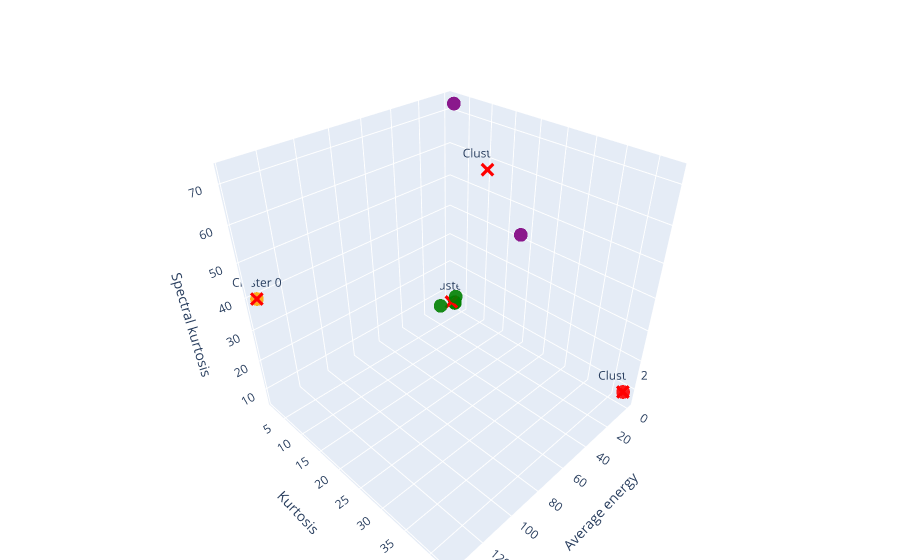
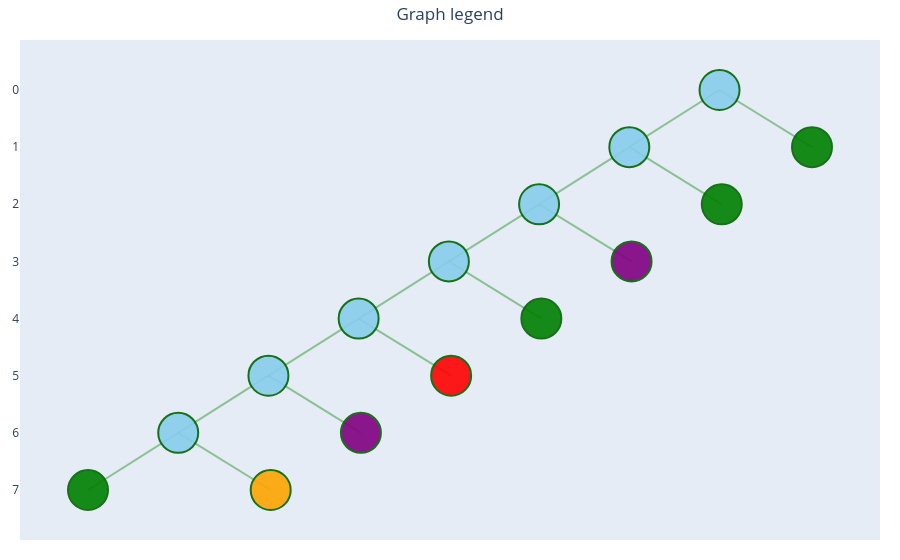

The notebook cell these images were saved under, in order:
### Markdown cell above
### Plotting

### Code cell
tr_obj.calc_frequencies(sampling_rate)

fig = plot.plotly_clustering(
    data_train, 
    centers_sorted,
    labels_sorted, 
    [classifying_metrics[i] for i in [0, 1, 2]],
    nodes=tr_obj.get_leaf_nodes(freq_threshold=freq_threshold)
)

tr_obj.plot_tree(
    node_size=40,
    node_colour=list(labels_sorted),
    freq_threshold=freq_threshold,
    show_frequency=True,
    use_plotly=True,
)

### Figure 1 — Plotly figure (JSON) as saved in the notebook; plotly's stock layout.template omitted (floating-point values rounded to 4 significant figures)
{"data": [{"hoverinfo": "skip", "marker": {"color": "red", "size": 5, "symbol": "x"}, "mode": "markers+text", "name": "Center Cluster 0", "text": ["Cluster 0"], "textposition": "top center", "type": "scatter3d", "x": [136.5], "y": [1.66], "z": [39.85]}, {"hoverinfo": "text", "hovertext": ["Node (l, n): (7, 1)<br>Freq range: 7.81e+05 – 1.56e+06"], "marker": {"color": "orange", "opacity": 0.9, "size": 8, "symbol": "circle"}, "mode": "markers", "name": "Cluster 0, Level 0", "showlegend": false, "type": "scatter3d", "x": [136.5], "y": [1.66], "z": [39.85]}, {"hoverinfo": "skip", "marker": {"color": "red", "size": 5, "symbol": "x"}, "mode": "markers+text", "name": "Center Cluster 1", "text": ["Cluster 1"], "textposition": "top center", "type": "scatter3d", "x": [3.223], "y": [3.014], "z": [7.517]}, {"hoverinfo": "text", "hovertext": ["Node (l, n): (1, 1)<br>Freq range: 5.00e+07 – 1.00e+08", "Node (l, n): (2, 1)<br>Freq range: 2.50e+07 – 5.00e+07", "Node (l, n): (4, 1)<br>Freq range: 6.25e+06 – 1.25e+07", "Node (l, n): (7, 0)<br>Freq range: 0.00e+00 – 7.81e+05"], "marker": {"color": "green", "opacity": 0.9, "size": 8, "symbol": "circle"}, "mode": "markers", "name": "Cluster 1, Level 0", "showlegend": false, "type": "scatter3d", "x": [0.02925, 0.02669, 0.02715, 12.81], "y": [2.993, 3.033, 3.264, 2.767], "z": [6.568, 6.34, 9.079, 8.082]}, {"hoverinfo": "skip", "marker": {"color": "red", "size": 5, "symbol": "x"}, "mode": "markers+text", "name": "Center Cluster 2", "text": ["Cluster 2"], "textposition": "top center", "type": "scatter3d", "x": [0.1481], "y": [42.53], "z": [9.071]}, {"hoverinfo": "text", "hovertext": ["Node (l, n): (5, 1)<br>Freq range: 3.12e+06 – 6.25e+06"], "marker": {"color": "red", "opacity": 0.9, "size": 8, "symbol": "circle"}, "mode": "markers", "name": "Cluster 2, Level 0", "showlegend": false, "type": "scatter3d", "x": [0.1481], "y": [42.53], "z": [9.071]}, {"hoverinfo": "skip", "marker": {"color": "red", "size": 5, "symbol": "x"}, "mode": "markers+text", "name": "Center Cluster 3", "text": ["Cluster 3"], "textposition": "top center", "type": "scatter3d", "x": [0.139], "y": [10.64], "z": [57.46]}, {"hoverinfo": "text", "hovertext": ["Node (l, n): (3, 1)<br>Freq range: 1.25e+07 – 2.50e+07", "Node (l, n): (6, 1)<br>Freq range: 1.56e+06 – 3.12e+06"], "marker": {"color": "purple", "opacity": 0.9, "size": 8, "symbol": "circle"}, "mode": "markers", "name": "Cluster 3, Level 0", "showlegend": false, "type": "scatter3d", "x": [0.04106, 0.2369], "y": [18.67, 2.602], "z": [42.25, 72.67]}], "layout": {"hovermode": "closest", "margin": {"b": 0, "l": 0, "r": 0, "t": 40}, "scene": {"aspectmode": "cube", "xaxis": {"title": {"text": "Average energy"}}, "yaxis": {"title": {"text": "Kurtosis"}}, "zaxis": {"title": {"text": "Spectral kurtosis"}}}, "showlegend": false}}

### Figure 2 — Plotly figure (JSON) as saved in the notebook; plotly's stock layout.template omitted (floating-point values rounded to 4 significant figures)
{"data": [{"hoverinfo": "none", "line": {"color": "rgba(50,150,50,0.5)", "width": 2}, "mode": "lines", "type": "scatter", "x": [5.234, 6.106, null, 7, 6.106, null, 4.361, 5.234, null, 6.128, 5.234, null, 3.489, 4.361, null, 5.255, 4.361, null, 2.617, 3.489, null, 4.383, 3.489, null, 1.745, 2.617, null, 3.511, 2.617, null, 0.8723, 1.745, null, 2.639, 1.745, null, 0, 0.8723, null, 1.766, 0.8723, null], "y": [1, 0, null, 1, 0, null, 2, 1, null, 2, 1, null, 3, 2, null, 3, 2, null, 4, 3, null, 4, 3, null, 5, 4, null, 5, 4, null, 6, 5, null, 6, 5, null, 7, 6, null, 7, 6, null]}, {"hoverinfo": "text", "hovertext": ["Node (0, 0)<br>Freq: 0.00e0–100.00e6", "Node (1, 0)<br>Freq: 0.00e0–50.00e6", "Node (1, 1)<br>Freq: 50.00e6–100.00e6", "Node (2, 0)<br>Freq: 0.00e0–25.00e6", "Node (2, 1)<br>Freq: 25.00e6–50.00e6", "Node (3, 0)<br>Freq: 0.00e0–12.50e6", "Node (3, 1)<br>Freq: 12.50e6–25.00e6", "Node (4, 0)<br>Freq: 0.00e0–6.25e6", "Node (4, 1)<br>Freq: 6.25e6–12.50e6", "Node (5, 0)<br>Freq: 0.00e0–3.12e6", "Node (5, 1)<br>Freq: 3.12e6–6.25e6", "Node (6, 0)<br>Freq: 0.00e0–1.56e6", "Node (6, 1)<br>Freq: 1.56e6–3.12e6", "Node (7, 0)<br>Freq: 0.00e0–781.00e3", "Node (7, 1)<br>Freq: 781.00e3–1.56e6"], "marker": {"color": ["skyblue", "skyblue", "green", "skyblue", "green", "skyblue", "purple", "skyblue", "green", "skyblue", "red", "skyblue", "purple", "green", "orange"], "line": {"color": "darkgreen", "width": 2}, "opacity": 0.9, "size": 40}, "mode": "markers", "type": "scatter", "x": [6.106, 5.234, 7, 4.361, 6.128, 3.489, 5.255, 2.617, 4.383, 1.745, 3.511, 0.8723, 2.639, 0, 1.766], "y": [0, 1, 1, 2, 2, 3, 3, 4, 4, 5, 5, 6, 6, 7, 7]}], "layout": {"hovermode": "closest", "margin": {"b": 20, "l": 20, "r": 20, "t": 40}, "showlegend": false, "title": {"text": "Graph legend", "x": 0.5}, "xaxis": {"showgrid": false, "showticklabels": false, "zeroline": false}, "yaxis": {"autorange": "reversed", "showgrid": false, "zeroline": false}}}
